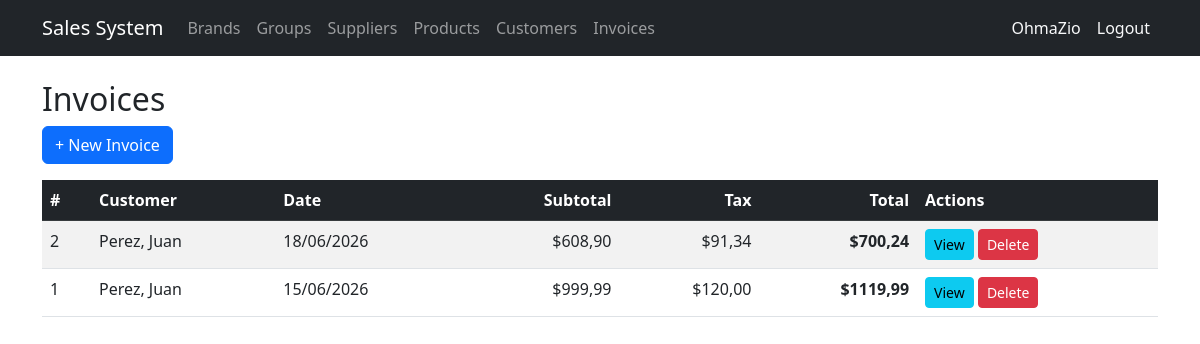
Page /invoices/ (signed in) on the committed database.
### billing/models.py (models this page shows, shortened)
class Invoice(models.Model):
    customer = models.ForeignKey(Customer, on_delete=models.PROTECT, related_name='invoices')
    invoice_date = models.DateTimeField(auto_now_add=True)
    subtotal = models.DecimalField(max_digits=12, decimal_places=2, default=0)
    tax = models.DecimalField(max_digits=12, decimal_places=2, default=0)
    total = models.DecimalField(max_digits=12, decimal_places=2, default=0)
    is_active = models.BooleanField(default=True)
    class Meta: ordering = ['-invoice_date']

class Customer(models.Model):
    dni = models.CharField(max_length=13, unique=True, verbose_name='DNI/RUC', validators=[validate_cedula_ec])
    first_name = models.CharField(max_length=100)
    last_name = models.CharField(max_length=100)
    email = models.EmailField(blank=True, null=True)
    phone = models.CharField(max_length=20, blank=True, null=True)
    address = models.TextField(blank=True, null=True)
    is_active = models.BooleanField(default=True)
    created_at = models.DateTimeField(auto_now_add=True)
    updated_at = models.DateTimeField(auto_now=True)
    class Meta:
        ordering = ['last_name', 'first_name']
    def __str__(self): return f'{self.last_name}, {self.first_name}'

### billing/views.py (the view)
# urls.py: path('invoices/', views.invoice_list, name='invoice_list'),
@login_required
def invoice_list(request):
    invoices = Invoice.objects.select_related('customer').all()
    return render(request, 'billing/invoice_list.html', {'items': invoices})

### billing/templates/billing/invoice_list.html (shortened to what this page needs)
{% extends 'billing/base.html' %}
{% block content %}
<h2>Invoices</h2>
<a href="{% url 'billing:invoice_create' %}" class="btn btn-primary mb-3">+ New Invoice</a>
<table class="table table-striped table-hover">
  <thead class="table-dark">
    <tr>
      <th>#</th><th>Customer</th><th>Date</th>
      <th class="text-end">Subtotal</th>
      <th class="text-end">Tax</th>
      <th class="text-end">Total</th>
      <th>Actions</th>
    </tr>
  </thead>
  <tbody>
    {% for inv in items %}
    <tr>
      <td>{{ inv.id }}</td>
      <td>{{ inv.customer }}</td>
      <td>{{ inv.invoice_date|date:"d/m/Y" }}</td>
      <td class="text-end">${{ inv.subtotal }}</td>
      <td class="text-end">${{ inv.tax }}</td>
      <td class="text-end fw-bold">${{ inv.total }}</td>
      <td>
        <a href="{% url 'billing:invoice_detail' inv.pk %}" class="btn btn-sm btn-info">View</a>
        <a href="{% url 'billing:invoice_delete' inv.pk %}" class="btn btn-sm btn-danger">Delete</a>
      </td>
    </tr>
    {% empty %}
    <tr><td colspan="7" class="text-center">No invoices yet.</td></tr>
    {% endfor %}
  </tbody>
</table>
{% endblock %}

### billing/templates/billing/base.html (shortened to what this page needs)
<!DOCTYPE html>
<html lang="es">
<head>
  <link href="https://cdn.jsdelivr.net/npm/bootstrap@5.3.0/dist/css/bootstrap.min.css" rel="stylesheet">
  <link rel="stylesheet" href="https://cdn.jsdelivr.net/npm/bootstrap-icons@1.11.1/font/bootstrap-icons.css">
</head>
<body>
<nav class="navbar navbar-expand-lg navbar-dark bg-dark">
  <div class="container">
    <a class="navbar-brand" href="{% url 'billing:home' %}">Sales System</a>
    <div class="collapse navbar-collapse" id="nav">
      <ul class="navbar-nav me-auto">
        {% if user.is_authenticated %}
        <li class="nav-item"><a class="nav-link" href="{% url 'billing:brand_list' %}">Brands</a></li>
        <li class="nav-item"><a class="nav-link" href="{% url 'billing:productgroup_list' %}">Groups</a></li>
        <li class="nav-item"><a class="nav-link" href="{% url 'billing:supplier_list' %}">Suppliers</a></li>
        <li class="nav-item"><a class="nav-link" href="{% url 'billing:product_list' %}">Products</a></li>
        <li class="nav-item"><a class="nav-link" href="{% url 'billing:customer_list' %}">Customers</a></li>
        <li class="nav-item"><a class="nav-link" href="{% url 'billing:invoice_list' %}">Invoices</a></li>
        {% endif %}
      </ul>
<ul class="navbar-nav">
  {% if user.is_authenticated %}
  <li class="nav-item">
    <span class="nav-link text-light">{{ user.username }}</span>
  </li>
  <li class="nav-item">
    <form method="post" action="{% url 'logout' %}" class="d-inline">
      <button type="submit" class="nav-link btn btn-link text-light"
              style="text-decoration:none;">Logout</button>
    </form>
  </li>
  {% endif %}
</ul>
    </div>
  </div>
</nav>
<div class="container mt-4">
  {% block content %}{% endblock %}
</div>
</body>
</html>

### rows in the picture
Invoice: id "2", customer "Perez, Juan", invoice_date "18/06/2026", subtotal "608,90", tax "91,34", total "700,24"
Invoice: id "1", customer "Perez, Juan", invoice_date "15/06/2026", subtotal "999,99", tax "120,00", total "1119,99"

### other values in the picture
{{ user.username }} "OhmaZio"
